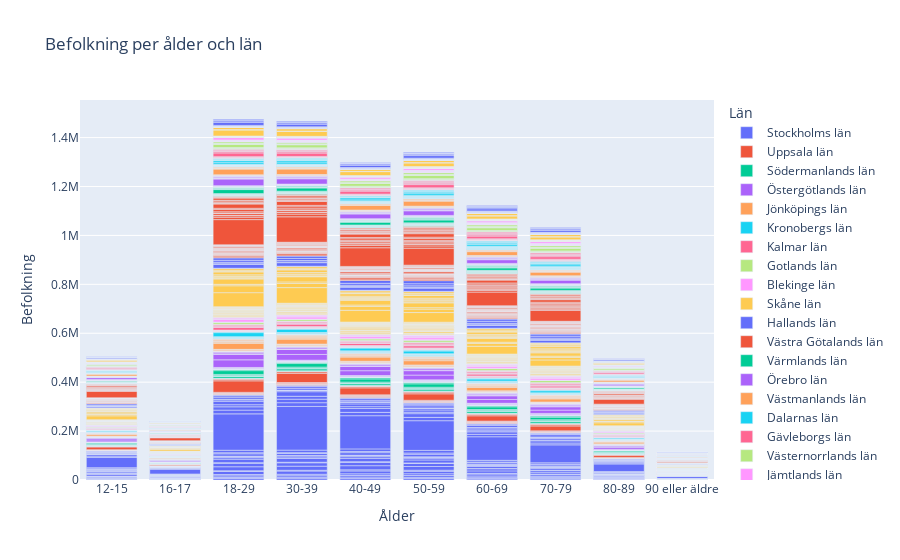

The notebook cell saved with this chart:
### Code cell
# e)
px.bar(vaccin_df, x="Ålder", y="Befolkning",
    color="Län_namn",
    title="Befolkning per ålder och län",
    labels={"Ålder": "Ålder", "Befolkning": "Befolkning", "Län_namn": "Län"},
    hover_name="Län_namn",
    hover_data=["Kommun", "Befolkning"],
    )
